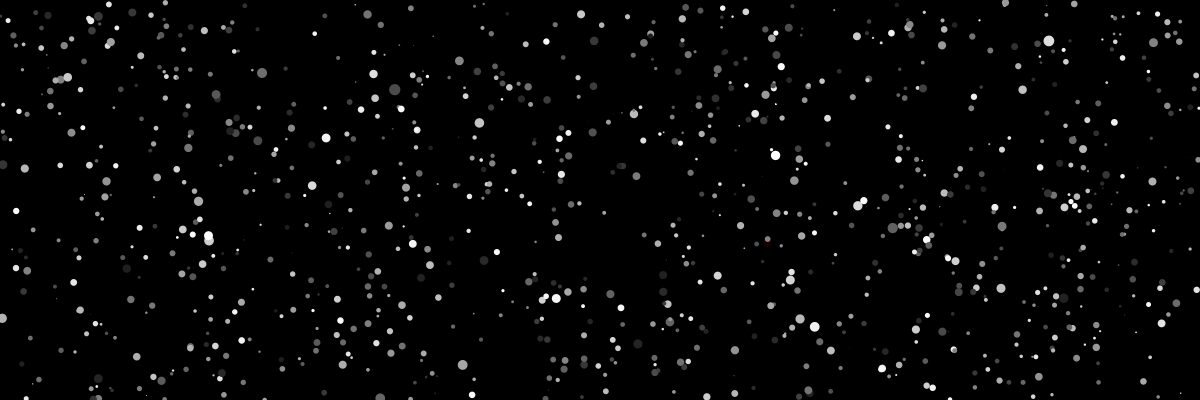
Frame 1 (no input)
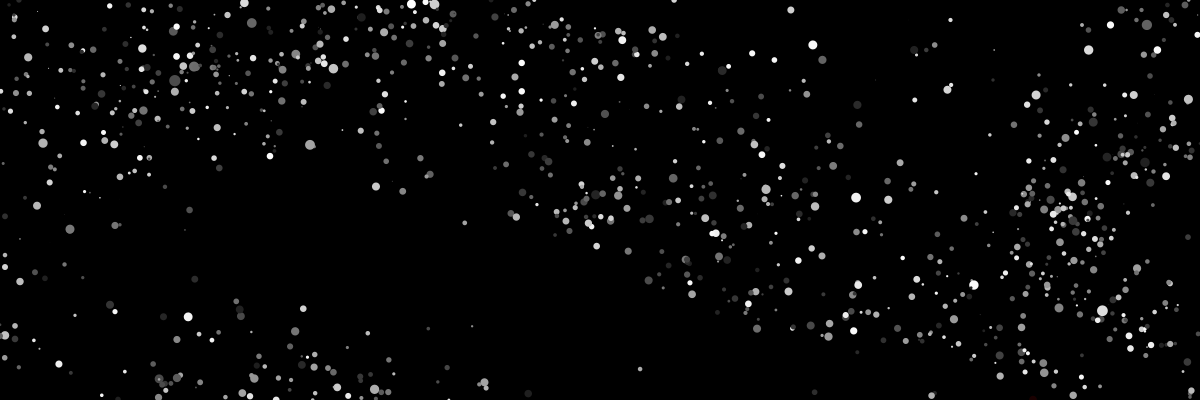
Frame 60 (the mouse pressed at the canvas centre just before this capture)
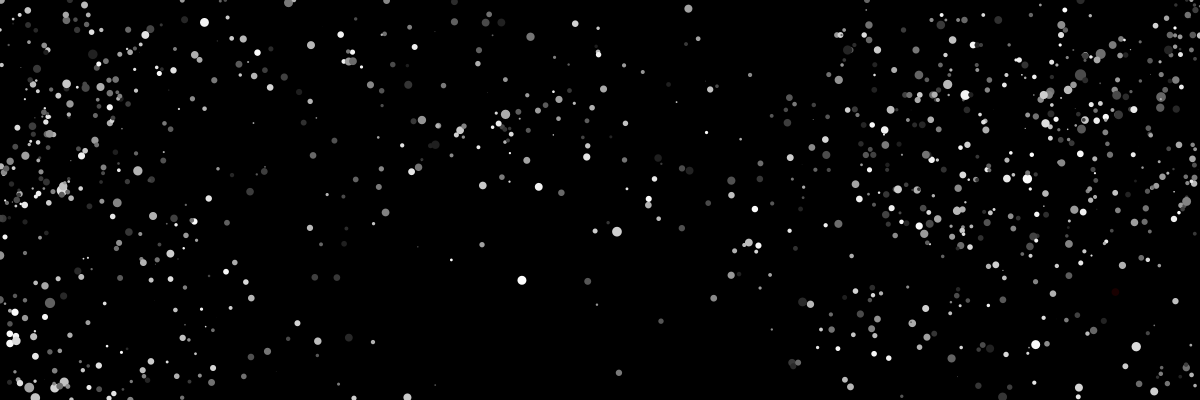
Frame 120 (the mouse held since frame 60 and released just before this capture)

The Processing sketch that drew these frames (run headless with seeded random() and noise(); from frame 60 on, the mouse is pressed at the canvas centre):

// Processing sketch: vector_fields
// ── vector_fields.pde
class Particle {
  float x, y;
  float x_speed, y_speed;
  float max_speed = 5;
  PVector acc;
  
  color c;
  float size;
  
  
  Particle(float _x, float _y) {
    x = _x;
    y = _y;
    
    int w = (int)random(30, 255);
    c = color(w, w, w);
    size = width/200 + (width/500) * (randomGaussian() - 0.5);
  }
  
  PVector vector_field(float x, float y) {
    x = map(x, 0, width, -3, 3);
    y = map(y, 0, height, -3, 3);
    
    float u = sin(y) + cos(y);
    float v = sin(x) - cos(y);
    
    u += 2 * noise(x, frameCount / 50) - 0.5;
    v += 2 * noise(y, frameCount / 50) - 0.5;
    
    return new PVector(u, v);
  }

  
  void move() {
    acc = vector_field(x, y);
    x_speed += 0.2 * (acc.x + randomGaussian());
    y_speed += 0.2 * (acc.y + randomGaussian());
    
    // Speed limiting
    if (x_speed > max_speed) {x_speed = max_speed;}
    if (x_speed < -max_speed) {x_speed = -max_speed;}
    if (y_speed > max_speed) {y_speed = max_speed;}
    if (y_speed < -max_speed) {y_speed = -max_speed;}

    
    x += x_speed;
    y += y_speed; 
    
    // Going past boundary
    if (x < 0) {x = width;}
    if (x > width) {x = 0;}
    if (y < 0) {y = height;}
    if (y > height) {y = 0;}

  }
  
  void display() {
    circle(x, y, size);
    noStroke();
    fill(c);
  }
}

// ------------------------------------ //
Particle particles[];
int num_particles = 1000;

void setup() {
  size(1200, 400);
  background(0);
  
  particles = new Particle[num_particles];
  for (int i = 1; i < num_particles; i++) {
    float _x = random(0, width);
    float _y = random(0, height);
    particles[i] = new Particle(_x, _y);
    if (i == 21) {particles[i].c = color(25, 0, 0);}
  }
}

void draw() {
  background(0);
  for (int i = 1; i < num_particles; i++) {
    particles[i].move();
    particles[i].display();
  }
}
